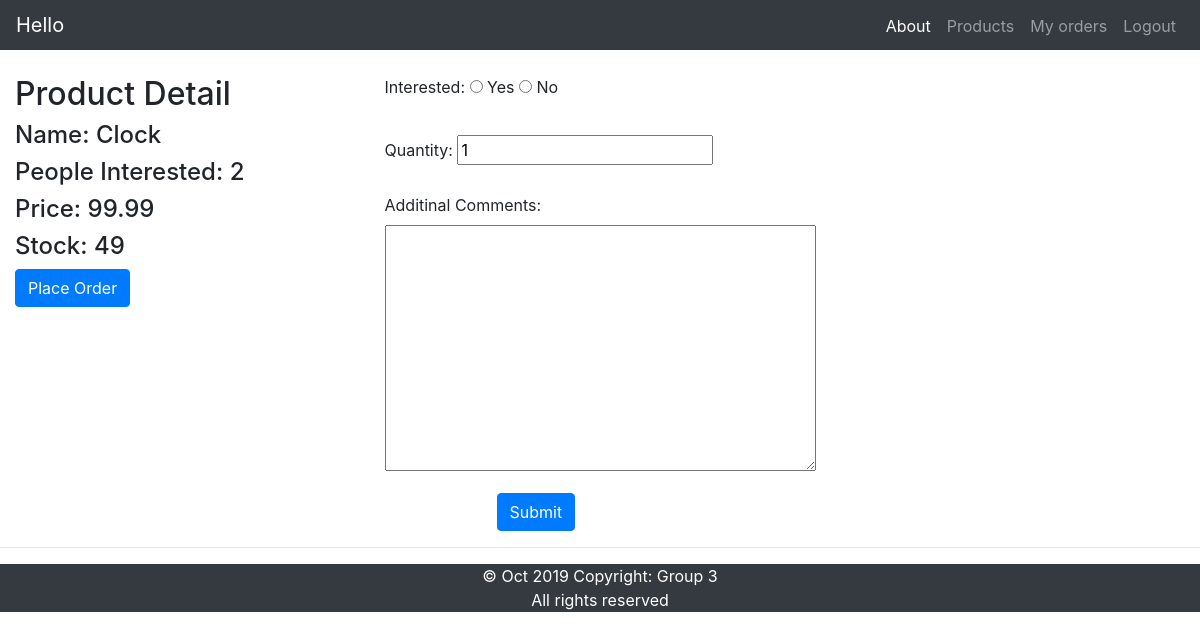
Page /myapp/products/1 (signed in) on the committed database.
### myapp/models.py (models this page shows, shortened)
class Product(models.Model):
    Category = models.ForeignKey(Category, related_name='products', on_delete=models.CASCADE)
    name = models.CharField(max_length=200)
    price = models.DecimalField(max_digits=10, decimal_places=2)
    stock = models.PositiveIntegerField(default=100, validators=[MaxValueValidator(1000), MinValueValidator(0)])
    available = models.BooleanField(default=True)
    interested = models.PositiveIntegerField(default=0)
    description = models.TextField(null=True, blank=True)

### myapp/views.py (the view)
# urls.py: path('products/<prod_id>',views.productdetail,name='productdetail'),
def productdetail(request, prod_id):
    if request.session.has_key('username'):
        product = Product.objects.get(id=prod_id)
        if request.method == 'POST':
            form = InterestForm(request.POST)
            if form.is_valid():
                if form.cleaned_data['interested'] == 1:
                    product.interested = product.interested + form.cleaned_data['interested']
                    product.save()
            return redirect('/myapp/')
        else:
            form = InterestForm()
            return render(request, 'myapp/productdetail.html', {'form': form, 'product': product})
    else:
        request.session['url'] = 'myapp:productdetail'
        return redirect('myapp:login')

### myapp/form.py
class InterestForm(forms.Form):
    interested = forms.TypedChoiceField(widget=forms.RadioSelect, coerce=int, choices=((1, "Yes"), (0, "No")))
    quantity = forms.IntegerField(initial=1, min_value=1)
    comments = forms.CharField(widget=forms.Textarea, label='Additional Comments', required=False)

### myapp/templates/myapp/productdetail.html (shortened to what this page needs)
{% extends 'myapp/base.html' %}
    {% block myhdg %}
        Hello {{ client.first_name }}
    {% endblock %}
{% block body_block %}
    <body>
        <div class="row">
             <div class="col">
                 {% if product %}
                    <h2>Product Detail</h2>
                    <h4>Name: {{product.name}} </h4>
                    <h4>People Interested: {{product.interested}} </h4>
                    <h4>Price: {{product.price}} </h4>
                    {% if product.stock <= 0  %}
                        <h4>Message: Product Not available</h4>
                    {% else %}
                        <h4>Stock: {{ product.stock }}</h4>
                    {% endif %}
                {% endif %}
                <a class="btn btn-primary" type="button" href="../placeorder/{{ product.id }}">Place Order</a>
             </div>
             <div class="col">
                <form action="../products/{{product.id}}" method="post">
                    <label>Interested:</label>
                    {% for choice in form.interested %}
                       <span class="radio">{{ choice.tag }}</span>
                       {{ choice.choice_label }}
                    {% endfor %}
                    <br/><br/>
                    <label class="col-form-label">Quantity:</label>
                        {{ form.quantity }}
                    <br/><br/>
                    <label>Additinal Comments:</label>
                        {{ form.comments }}
                        <br/>
                    <div style="margin-left:7em;margin-top:1em;">
                        <input type="submit" value="Submit" class="save btn btn-primary">
                    </div>
                </form>
             </div>
             <div class="col"></div>
        </div>
    </body>
{% endblock %}

### rows in the picture
Product: name "Clock", interested "2", price "99.99", stock "49"

### other values in the picture
{{ choice.choice_label }} "Yes" "No"
